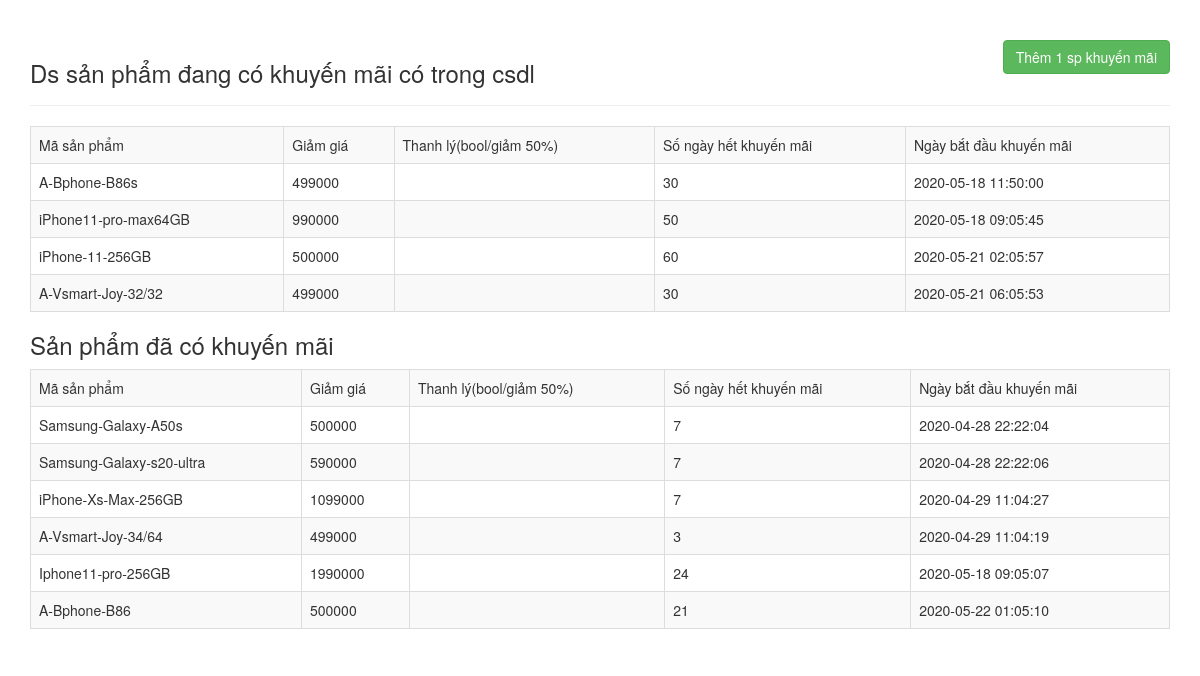
The page /admin/sanpham/manager-spkhuyenmai.php on the database its author committed.
### tables this page shows
CREATE TABLE `sanphamkhuyenmai` (
  `id` int(11) NOT NULL,
  `idproduct` varchar(50) NOT NULL,
  `giamgia` int(11) DEFAULT NULL,
  `thanhly` int(11) DEFAULT NULL,
  `songay_hethan` int(11) DEFAULT NULL,
  `ngay_batdau` datetime NOT NULL DEFAULT current_timestamp()
);

### admin/sanpham/manager-spkhuyenmai.php (the view, shortened to what this page needs)
<!Doctype html>
<html>
    <head>
        <link rel="stylesheet" href="https://maxcdn.bootstrapcdn.com/bootstrap/3.3.7/css/bootstrap.css">
    </head>
    <body>
        <div class="container">
            <div class="row">
                <div class="col-lg-12" mx-auto>
                    <div class="page-header clearfix">
                        <h3 class="pull-left">Ds sản phẩm đang có khuyến mãi có trong csdl</h3>
                        <a href="create-spkhuyenmai.php" class="btn btn-success pull-right">
                            Thêm 1 sp khuyến mãi
                        </a>
                    </div>
                    <?php
                        require_once '../../csdl/connectdb.php';
                            $sql = " select * from sanphamkhuyenmai where  date_add(ngay_batdau, interval songay_hethan day)>current_time;";
                        $result = mysqli_query($conn, $sql);
                        if(mysqli_num_rows($result) >0) {
                    ?>
                    <table class="table table-bordered table-striped">
                        <tr>
                            <td>Mã sản phẩm</td>
                            <td>Giảm giá</td>
                            <td>Thanh lý(bool/giảm 50%)</td>
                            <td>Số ngày hết khuyến mãi</td>
                            <td>Ngày bắt đầu khuyến mãi</td>
                        </tr>
                        <?php
                                while ($row = mysqli_fetch_array($result)) {
                           ?>
                        <tr>
                            <td id="product"> <?php echo $row['idproduct'];?></td>
                            <td> <?php echo $row['giamgia'];?></td>
                            <td> <?php echo $row['thanhly'];?></td>
                            <td> <?php echo $row['songay_hethan'];?></td>
                            <td> <?php echo $row['ngay_batdau'];?></td>
                        </tr>
                        <?php
                            }
                        ?>
                    </table>
                    <?php
                        }
                        else {
                            echo "Không có sản phẩm nào đang có khuyến mãi";
                        }
                       ?>
                    <?php
                            $sql = " select * from sanphamkhuyenmai where   date_add(ngay_batdau, interval songay_hethan day)<=current_time;";
                        $result = mysqli_query($conn, $sql);
                        if(mysqli_num_rows($result) >0) {
                    ?>
                    <h3>Sản phẩm đã có khuyến mãi</h3>
                    <table class="table table-bordered table-striped">
                        <tr>
                            <td>Mã sản phẩm</td>
                            <td>Giảm giá</td>
                            <td>Thanh lý(bool/giảm 50%)</td>
                            <td>Số ngày hết khuyến mãi</td>
                            <td>Ngày bắt đầu khuyến mãi</td>
                        </tr>
                        <?php
                                while ($row = mysqli_fetch_array($result)) {
                           ?>
                        <tr>
                            <td id="product"> <?php echo $row['idproduct'];?></td>
                            <td> <?php echo $row['giamgia'];?></td>
                            <td> <?php echo $row['thanhly'];?></td>
                            <td> <?php echo $row['songay_hethan'];?></td>
                            <td> <?php echo $row['ngay_batdau'];?></td>
                        </tr>
                        <?php
                            }
                        ?>
                    </table>
                    <?php
                        }
                        else {
                            echo "Không có sản phẩm đã có khuyến mãi";
                        }
                       ?>
                </div>
            </div>
        </div>
    </body>
</html>

### rows shown on the page
sanphamkhuyenmai: idproduct "A-Bphone-B86s", giamgia "499000", songay_hethan "30", ngay_batdau "2020-05-18 11:50:00"
sanphamkhuyenmai: idproduct "iPhone11-pro-max64GB", giamgia "990000", songay_hethan "50", ngay_batdau "2020-05-18 09:05:45"
sanphamkhuyenmai: idproduct "iPhone-11-256GB", giamgia "500000", songay_hethan "60", ngay_batdau "2020-05-21 02:05:57"
sanphamkhuyenmai: idproduct "A-Vsmart-Joy-32/32", giamgia "499000", songay_hethan "30", ngay_batdau "2020-05-21 06:05:53"
sanphamkhuyenmai: idproduct "Samsung-Galaxy-A50s", giamgia "500000", songay_hethan "7", ngay_batdau "2020-04-28 22:22:04"
sanphamkhuyenmai: idproduct "Samsung-Galaxy-s20-ultra", giamgia "590000", songay_hethan "7", ngay_batdau "2020-04-28 22:22:06"
sanphamkhuyenmai: idproduct "iPhone-Xs-Max-256GB", giamgia "1099000", songay_hethan "7", ngay_batdau "2020-04-29 11:04:27"
sanphamkhuyenmai: idproduct "A-Vsmart-Joy-34/64", giamgia "499000", songay_hethan "3", ngay_batdau "2020-04-29 11:04:19"
sanphamkhuyenmai: idproduct "Iphone11-pro-256GB", giamgia "1990000", songay_hethan "24", ngay_batdau "2020-05-18 09:05:07"
sanphamkhuyenmai: idproduct "A-Bphone-B86", giamgia "500000", songay_hethan "21", ngay_batdau "2020-05-22 01:05:10"
